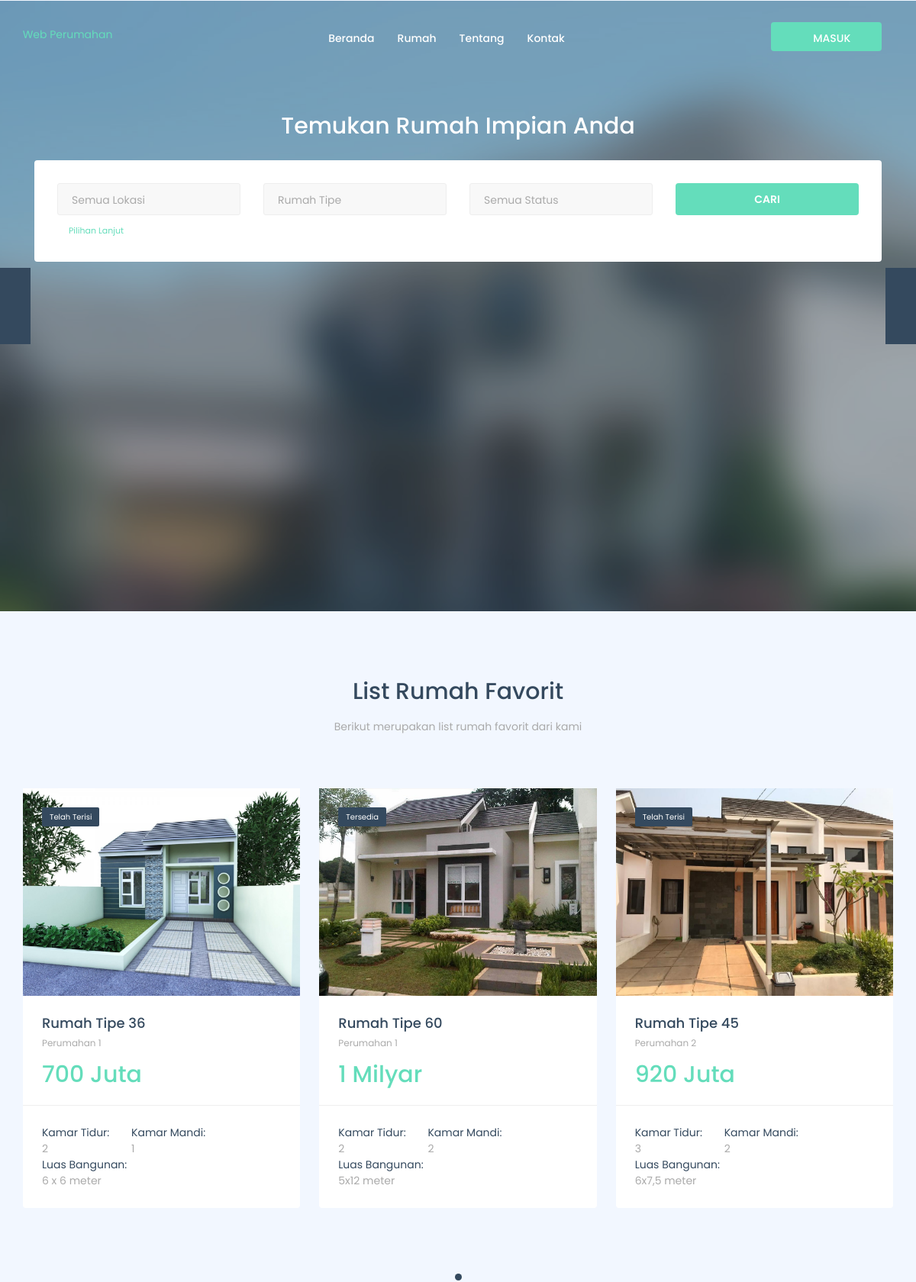
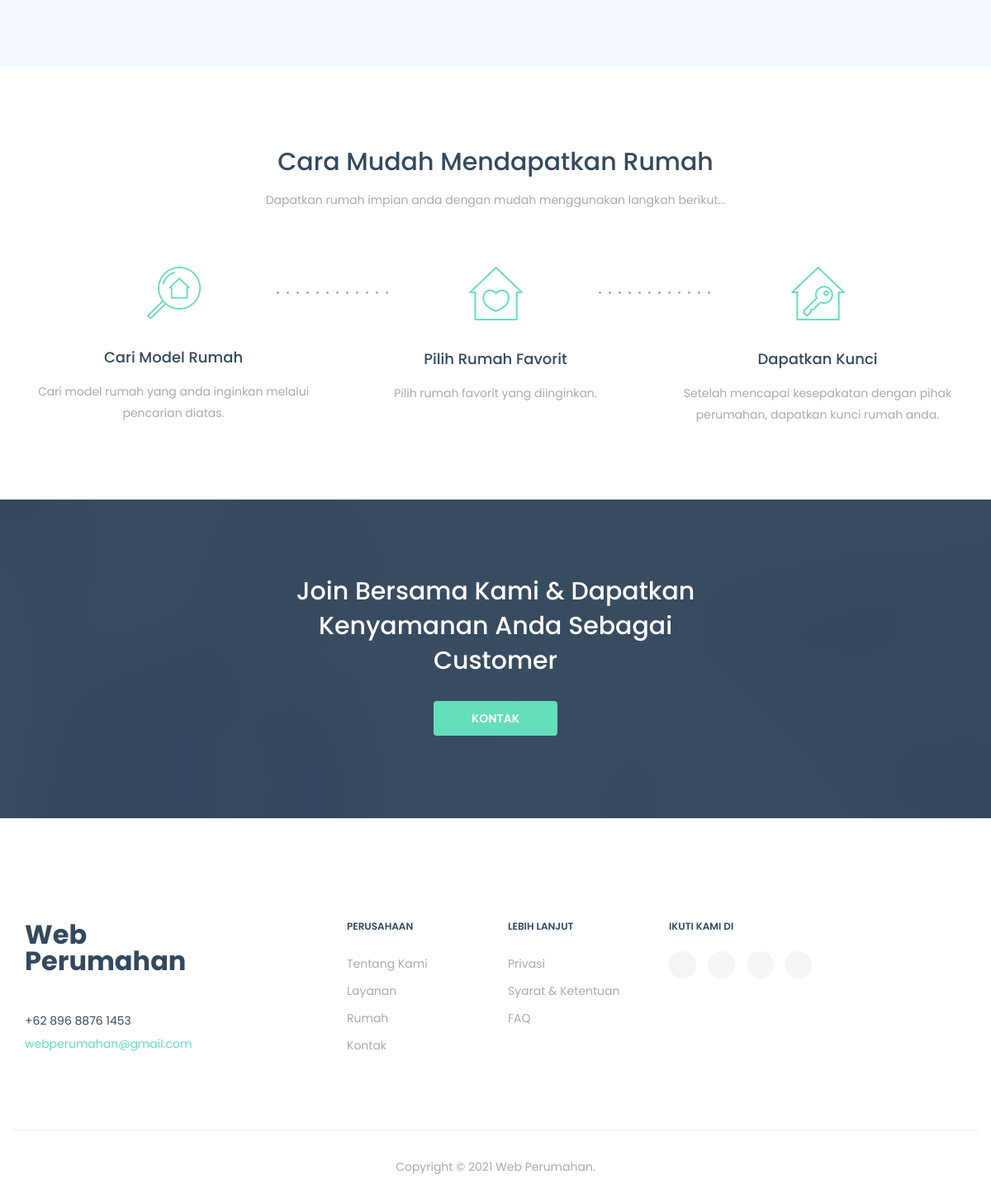
The page /index.php/customer/dashboard on the database its author committed (2 pictures, top to bottom).
### tables this page shows
CREATE TABLE `rumah` (
  `id_rumah` int(12) NOT NULL,
  `nama_rumah` varchar(256) NOT NULL,
  `kode_type` varchar(256) NOT NULL,
  `luas_bangunan` varchar(256) NOT NULL,
  `status` varchar(256) NOT NULL,
  `lokasi` varchar(256) NOT NULL,
  `kamar_tidur` varchar(256) NOT NULL,
  `kamar_mandi` varchar(256) NOT NULL,
  `ruangan` varchar(256) NOT NULL,
  `lantai` varchar(256) NOT NULL,
  `garasi` varchar(256) NOT NULL,
  `deskripsi` text NOT NULL,
  `alamat` varchar(256) NOT NULL,
  `kota` varchar(256) NOT NULL,
  `kode_pos` varchar(256) NOT NULL,
  `harga` varchar(256) NOT NULL,
  `gambar` varchar(256) NOT NULL
);

### application/controllers/customer/dashboard.php (called while the page is built, shortened)
<?php
class Dashboard extends CI_Controller{
    public function index()
    {
        $data['rumah'] = $this->rental_model->get_data('rumah')->result();
        $this->load->view('templates_customer/header');
        $this->load->view('customer/dashboard', $data);
        $this->load->view('templates_customer/footer');
    }
}
?>

### index.php (called while the page is built, shortened)
<?php
require_once BASEPATH.'core/CodeIgniter.php';

### application/models/Rental_model.php (called while the page is built, shortened)
<?php
class Rental_model extends CI_model
{
    public function get_data($table){
        return $this->db->get($table);
    }
}
?>

### application/views/customer/dashboard.php (the view, shortened to what this page needs)
        </header>
        <section id="heroSearch" class="hero-search mtop-100 pt-0 pb-0">
            <div class="container">
                <div class="row">
                    <div class="col-xs-12 col-sm-12 col-md-12">
                        <div class="slider--content">
                            <div class="text-center">
                                <h1>Temukan Rumah Impian Anda</h1>
                            </div>
                            <form class="mb-0">
                                <div class="form-box search-properties">
                                    <div class="row">
                                        <div class="col-xs-12 col-sm-6 col-md-3">
                                            <div class="form-group">
                                                <div class="select--box">
                                                    <i class="fa fa-angle-down"></i>
                                                    <select name="select-location" id="select-location">
                                                        <option>Semua Lokasi</option>
                                                    </select>
                                                </div>
                                            </div>
                                        </div>
                                        <div class="col-xs-12 col-sm-6 col-md-3">
                                            <div class="form-group">
                                                <div class="select--box">
                                                    <i class="fa fa-angle-down"></i>
                                                    <select name="select-type" id="select-type">
                                                        <option>Rumah Tipe</option>
                                                    </select>
                                                </div>
                                            </div>
                                        </div>
                                        <div class="col-xs-12 col-sm-6 col-md-3">
                                            <div class="form-group">
                                                <div class="select--box">
                                                    <i class="fa fa-angle-down"></i>
                                                    <select name="select-status" id="select-status">
                                                        <option>Semua Status</option>
                                                    </select>
                                                </div>
                                            </div>
                                        </div>
                                        <div class="col-xs-12 col-sm-6 col-md-3">
                                            <input type="submit" value="Cari" name="submit" class="btn btn--primary btn--block">
                                        </div>
                                        <div class="col-xs-12 col-sm-12 col-md-12">
                                            <a href="#" class="less--options">Pilihan Lanjut</a>
                                        </div>
                                    </div>
                                </div>
                            </form>
                        </div>
                    </div>
                </div>
            </div>
            <div class="carousel slider-navs" data-slide="1" data-slide-rs="1" data-autoplay="true" data-nav="true" data-dots="false" data-space="0" data-loop="true" data-speed="800">
                <div class="slide--item bg-overlay bg-overlay-dark3">
                </div>
            </div>
        </section>
        <section id="properties-carousel" class="properties-carousel pt-90 pb-90">
            <div class="container">
                <div class="row">
                    <div class="col-xs-12 col-sm-12 col-md-12">
                        <div class="heading heading-2 text-center mb-70">
                            <h2 class="heading--title">List Rumah Favorit</h2>
                            <p class="heading--desc">Berikut merupakan list rumah favorit dari kami</p>
                        </div>
                    </div>
                </div>
                <div class="row">
                    <div class="col-xs-12 col-sm-12 col-md-12">
                        <div class="carousel carousel-dots" data-slide="3" data-slide-rs="2" data-autoplay="true" data-nav="false" data-dots="true" data-space="25" data-loop="true" data-speed="800">
                            <?php foreach( $rumah as $rm): ?>
                                <div class="property-item">
                                    <div class="property--img">
                                        <a href="<?php echo base_url('customer/dashboard/detail_rumah/').$rm->id_rumah ?>">
                                            <img src="<?php echo base_url('assets/upload/' .$rm->gambar) ?>" alt="property image" class="img-responsive">
                                            <span class="property--status"><?php
                                                if ($rm->status == "0"){
                                                    echo "<span> Telah Terisi
                                                    </span>";
                                                }else{
                                                    echo "<span> Tersedia
                                                    </span>";
                                                }
                                                ?></span>
                                        </a>
                                    </div>
                                    <div class="property--content">
                                        <div class="property--info">
                                            <h5 class="property--title"><a href="<?php echo base_url('customer/dashboard/detail_rumah/') .$rm->id_rumah ?>"><?php echo $rm->nama_rumah ?></a></h5>
                                            <p class="property--location"><?php echo $rm->lokasi ?></p>
                                            <p class="property--price"> <?php echo $rm->harga ?></p>
                                        </div>
                                        <div class="property--features">
                                            <ul class="list-unstyled mb-0">
                                                <li><span class="feature">Kamar Tidur:</span><span class="feature-num"><?php echo $rm->kamar_tidur ?></span></li>
                                                <li><span class="feature">Kamar Mandi:</span><span class="feature-num"><?php echo $rm->kamar_mandi ?></span></li>
                                                <li><span class="feature">Luas Bangunan:</span><span class="feature-num"><?php echo $rm->luas_bangunan ?></span></li>
                                            </ul>
                                        </div>
                                    </div>
                                </div>
                            <?php endforeach; ?>
                        </div>
                    </div>
                </div>
            </div>
        </section>
        <section id="feature" class="feature feature-1 text-center bg-white pb-90">
            <div class="container">
                <div class="row">
                    <div class="col-xs-12 col-sm-12 col-md-12">
                        <div class="heading heading-2 text-center mb-70">
                            <h2 class="heading--title">Cara Mudah Mendapatkan Rumah</h2>
                            <p class="heading--desc">Dapatkan rumah impian anda dengan mudah menggunakan langkah berikut...</p>
                        </div>
                    </div>
                </div>
                <div class="row">
                    <div class="col-xs-12 col-sm-4 col-md-4">
                        <div class="feature-panel">
                            <div class="feature--icon">
                                <img src="<?php echo base_url()?>assets/assets_homepage/images/features/icons/5.png" alt="icon img">
                            </div>
                            <div class="feature--content">
                                <h3>Cari Model Rumah</h3>
                                <p>Cari model rumah yang anda inginkan melalui pencarian diatas.</p>
                            </div>
                        </div>
                    </div>
                    <div class="col-xs-12 col-sm-4 col-md-4">
                        <div class="feature-panel">
                            <div class="feature--icon">
                                <img src="<?php echo base_url()?>assets/assets_homepage/images/features/icons/6.png" alt="icon img">
                            </div>
                            <div class="feature--content">
                                <h3>Pilih Rumah Favorit</h3>
                                <p>Pilih rumah favorit yang diinginkan.</p>
                            </div>
                        </div>
                    </div>
                    <div class="col-xs-12 col-sm-4 col-md-4">
                        <div class="feature-panel">
                            <div class="feature--icon">
                                <img src="<?php echo base_url()?>assets/assets_homepage/images/features/icons/7.png" alt="icon img">
                            </div>
                            <div class="feature--content">
                                <h3>Dapatkan Kunci</h3>
                                <p>Setelah mencapai kesepakatan dengan pihak perumahan, dapatkan kunci rumah anda.</p>
                            </div>
                        </div>
                    </div>
                </div>
            </div>
        </section>
<section id="cta" class="cta cta-1 text-center bg-overlay bg-overlay-dark pt-90">
            <div class="container">
                <div class="row">
                    <div class="col-xs-12 col-sm-12 col-md-6 col-md-offset-3">
                        <h3>Join Bersama Kami & Dapatkan Kenyamanan Anda Sebagai Customer</h3>
                        <a href="<?php echo base_url('customer/kontak')?>" class="btn btn--primary">Kontak</a>
                    </div>
                </div>
            </div>
        </section>

### rows shown on the page
rumah: gambar (picture), status "Telah Terisi", nama_rumah "Rumah Tipe 36", lokasi "Perumahan 1", harga "700 Juta", kamar_tidur "2", kamar_mandi "1", luas_bangunan "6 x 6 meter"
rumah: gambar (picture), status "Tersedia", nama_rumah "Rumah Tipe 60", lokasi "Perumahan 1", harga "1 Milyar", kamar_tidur "2", kamar_mandi "2", luas_bangunan "5x12 meter"
rumah: gambar (picture), status "Telah Terisi", nama_rumah "Rumah Tipe 45", lokasi "Perumahan 2", harga "920 Juta", kamar_tidur "3", kamar_mandi "2", luas_bangunan "6x7,5 meter"
